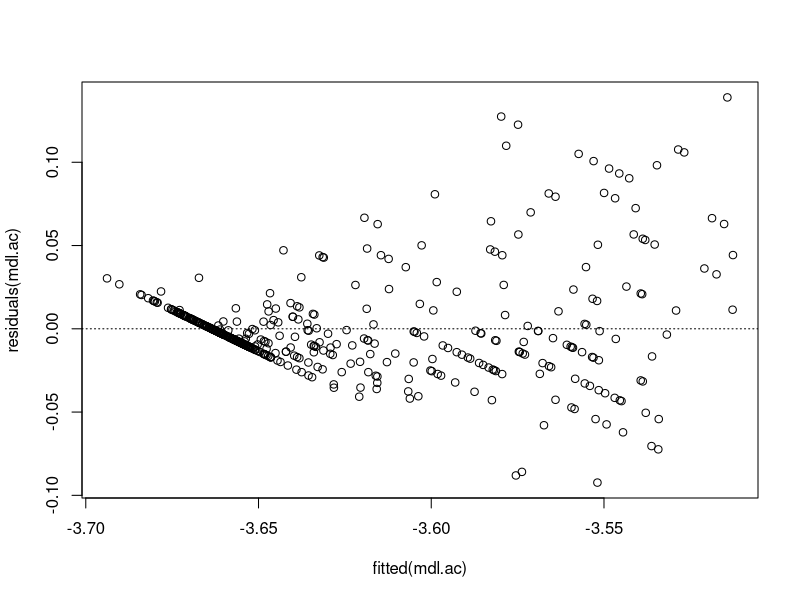
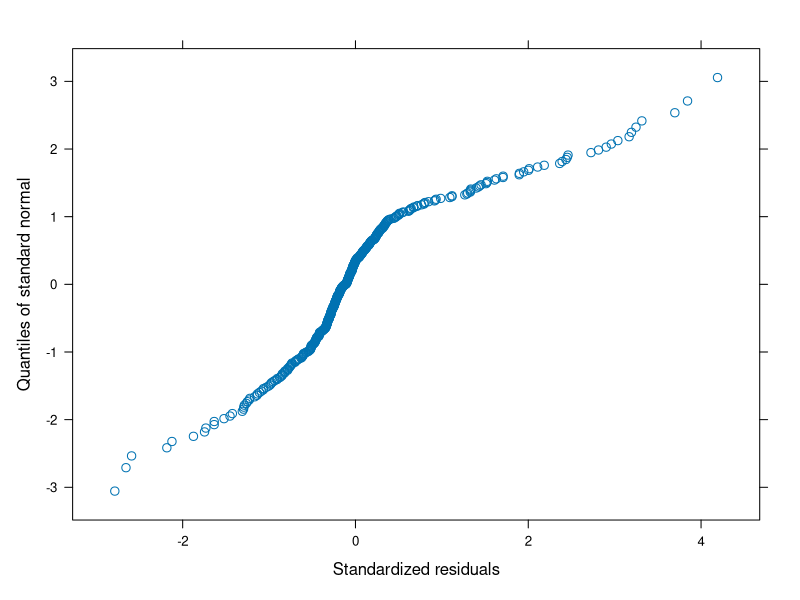
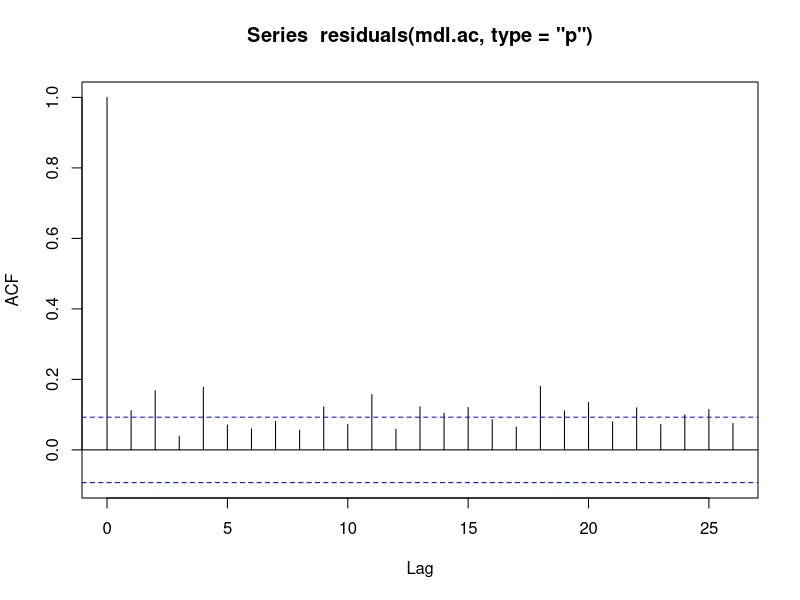

Write R code to recreate these figures, in order.
###Temporal autocorrelation with modeling.

library(reshape2)
library(lme4)
library(nlme)
library(car)

# Loading the data ----
plants <- read.csv("data/BE.plants08.16.csv", header =T)
lui <- read.csv("data/LUI06_15.csv", header =T)

lui.only <- lui[-c(2:23)]## remove 2006 and 2007

plant.only <- plants[-c(1:5)]

# Select 20 most common speceis ----

#Region 1 (AEG)
region.aeg <- plants[grep("AEG",plants$EP_PlotID),]
top20.aeg <- rev(sort(apply(region.aeg[,-c(1:5)], 2, sum,na.rm=T)))[1:20]
top20.aeg.short <- c("Alo_pra", "Poa_tri", "Tri_fla", "Tri_rep", "Fes_rub", "Dac_glo", "Bro_ere", "Ran_acr",
                     "Tri_pra", "Tar_sp", "Lol_per", "Gal_mol", "Hel_pub", "Poa_pra", "Her_sph", "Arr_ela",
                     "Ant_syl", "Fes_pra", "Pla_lan", "Ant_odo")
plants2.aeg <- region.aeg[,match(names(top20.aeg), names(region.aeg))]
plant.only <- region.aeg[-c(1:5)]
Rest <- apply(plant.only[, -match(names(top20.aeg), names(plant.only))], 1, sum,na.rm=T)
plants3 <- cbind(plants2.aeg, Rest)
names(plants3)[1:20] <- top20.aeg.short
#Transform the abundance data. Divide by 100 to make it a proportion and transform with logit
plants3 <- logit(plants3/100) # we need to divided by the sum to reach a max of 100 across plots
#Summarize all data
region.aeg.final <- cbind(region.aeg[c(1:4)], plants3)
#Do the same with the LUI
lui.aeg <- lui.only[grep("AEG",lui.only$Plot),]


#Region 2 (HEG)
region.heg <- plants[grep("HEG",plants$EP_PlotID),]
top20.heg <- rev(sort(apply(region.heg[,-c(1:5)], 2, sum,na.rm=T)))[1:20]
top20.heg.short <- c("Poa_pra", "Tar_sp", "Dac_glo", "Alo_pra", "Fes_pra", "Lol_per", "Tri_rep", "Arr_ela", 
                     "Fes_rub", "Poa_tri", "Tri_pra", "Ely_rep", "Bra_pin", "Tri_fla", "Bro_hor", "Bro_ere",
                     "Achi_mil", "Phl_pra", "Pla_lan", "Cre_bie")
plants2.heg <- region.heg[,match(names(top20.heg), names(region.heg))]
plant.only <- region.heg[-c(1:5)]
Rest <- apply(plant.only[, -match(names(top20.heg), names(plant.only))], 1, sum,na.rm=T)
plants3 <- cbind(plants2.heg, Rest)
names(plants3)[1:20] <- top20.heg.short
#Transform the abundance data to logit
plants3 <- logit(plants3/100)
#Summarize all data
region.heg.final <- cbind(region.heg[c(1:4)], plants3)
#Do the same with the LUI
lui.heg <- lui.only[grep("HEG",lui.only$Plot),]



#Region 3 (SEG)
region.seg <- plants[grep("SEG",plants$EP_PlotID),]
top20.seg <- rev(sort(apply(region.seg[,-c(1:5)], 2, sum,na.rm=T)))[1:20]
top20.seg.short <- c("Poa_tri", "Poa_pra", "Tri_rep", "Dac_glo", "Lol_per", "Tar_sp", "Ely_rep", "Arr_ela", 
                     "Alo_pra", "Ran_rep", "Fes_rub", "Hol_lan", "Bro_hor", "Car_hir", "Pha_aru", "Achi_mil",
                     "Fes_pra", "Pla_lan", "Cir_ole", "Urt_dio")
plants2.seg <- region.seg[,match(names(top20.seg), names(region.seg))]
plant.only <- region.seg[-c(1:5)]
Rest <- apply(plant.only[, -match(names(top20.seg), names(plant.only))], 1, sum,na.rm=T)
plants3 <- cbind(plants2.seg, Rest)
names(plants3)[1:20] <- top20.seg.short
#Transform the abundance data to logit
plants3 <- logit(plants3/100)
#Summarize all data
region.seg.final <- cbind(region.seg[c(1:4)], plants3)
#Do the same with the LUI
lui.seg <- lui.only[grep("SEG",lui.only$Plot),]


#hold the final objects to start modeling 
rm(list= ls()[!(ls() %in% c('region.aeg.final', 'lui.aeg', 'top20.aeg.short', 'region.heg.final', 'lui.heg',
                            'top20.heg.short', 'region.seg.final', 'lui.seg', 'top20.seg.short'))])


## Create the matrices of year t+1 as a function of year t. 

pyear <- split(region.aeg.final, region.aeg.final$Year) # A list to separate between years.

pchange <- list()

for(i in 1:(length(pyear)-1)){
  
  xx <- pyear[[i+1]]
  
  names(xx) <- paste(names(xx), "t_1",sep="")
  
  xx2 <- cbind("LUI" = lui.aeg[,i], xx)
  
  pchange[[i]] <- cbind(xx2, pyear[[i]])
}




#### Example with lme from package lmer 
mdl.ac <- lme(Alo_pra ~ Poa_tri+Tri_fla+Tri_rep+Fes_rub+Dac_glo+Bro_ere+Ran_acr+Tri_pra+Tar_sp+Lol_per+Gal_mol+Hel_pub+Poa_pra+Her_sph+Arr_ela+Ant_syl+Fes_pra+Pla_lan+Ant_odo+Rest, random = ~1 | EP_PlotID, data=region.aeg.final, 
              correlation = corAR1(form = ~ Year), na.action=na.omit)


summary(mdl.ac)
plot(fitted(mdl.ac),residuals(mdl.ac))
abline(h=0,lty=3)
qqnorm(mdl.ac)
acf(residuals(mdl.ac,type="p"))



